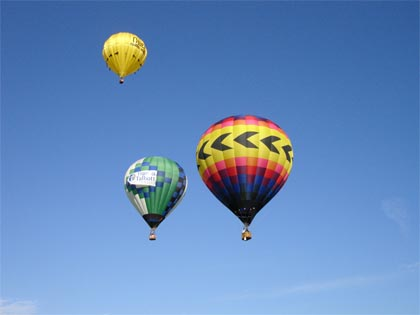
#> input picture data/sample-1.jpg, 420 x 315 px, found by its file name
$ python skeleton.py   (older library calls are emulated)
#> lines starting #> are read from the running program, lines starting #| are printed output that depends on the picture
### eagle/core.py
import logging
from scipy import misc
from scipy import ndimage
from skimage import exposure

import pylab

import matplotlib.pyplot as plt
import matplotlib
matplotlib.use("gtk")

_logger = logging.getLogger(__name__)


class ImageConverter:
    def __init__(self, img):
#> called with img = 'data/sample-1.jpg'
        self.name = img
        self.image = misc.imread(img, mode="RGB")
#> self.image is the input picture: shape (315, 420, 3); mean R, G, B 101.2, 138.5, 188.8
        self.gray_image = misc.imread(img, mode="L")
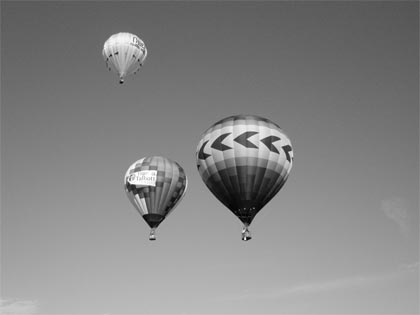
#> self.gray_image: shape (315, 420); min 0, max 255, mean 133

    def to_ndarray(self):
        _logger.info("nd array shape  = {}".format(self.image.shape))
        return self.image

    def to_gray(self):
        _logger.info("nd array shape  = {}".format(self.gray_image.shape))
        misc.imsave('data/sample1-gray.jpg', self.gray_image)
        return self.gray_image

    def to_gray_blur(self):
        _logger.info("Blurring gray image")
        im = ndimage.gaussian_filter(self.gray_image, sigma=3)
        misc.imsave('data/sample1-gray-blur.jpg', im)

    def to_blur(self):
        _logger.info("Blurring image")
        im = ndimage.gaussian_filter(self.image, sigma=1.2)
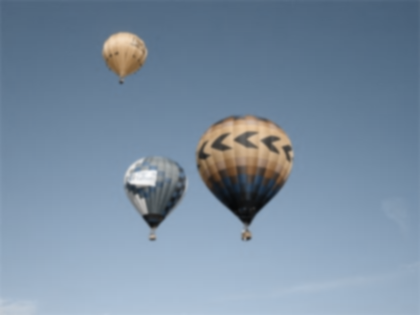
#> im: shape (315, 420, 3); mean R, G, B 121.6, 141.4, 161.3
#> in to_gray_blur, `im = ndimage.gaussian_filter(self.gray_image, sigma=3)`:
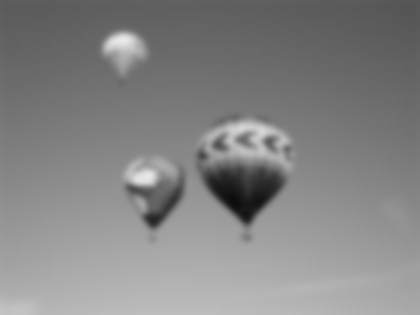
#> im: shape (315, 420); min 12, max 233, mean 132
        misc.imsave('data/sample1-blur.jpg', im)

    def to_sharpen(self):
        blurred_f = ndimage.gaussian_filter(self.image, 0.5)
        filter_blurred_f = ndimage.gaussian_filter(self.image, 0.1)
        alpha = 3
        sharpened = blurred_f + alpha * (blurred_f - filter_blurred_f)
        misc.imsave('data/sample1-sharp.jpg', sharpened)

    def to_exposure(self):
        gamma_corrected = exposure.adjust_gamma(self.image, 2)
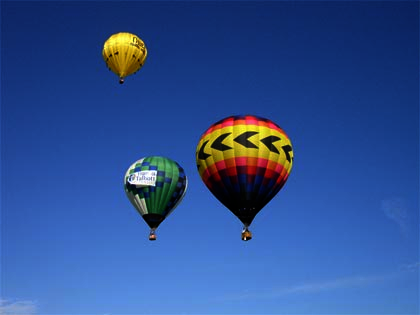
#> gamma_corrected: shape (315, 420, 3); mean R, G, B 46.1, 80.2, 147.3
        misc.imsave('data/sample1-brightness.jpg', gamma_corrected)

    def to_contrast(self):
        contrast = exposure.adjust_sigmoid(self.image, 0.6)
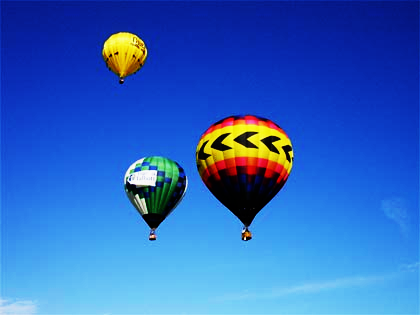
#> contrast: shape (315, 420, 3); mean R, G, B 45.6, 101.5, 193.2
        misc.imsave('data/sample1-contrast.jpg', contrast)

### eagle/skeleton.py
#!/usr/bin/env python
# -*- coding: utf-8 -*-
"""
This is a skeleton file that can serve as a starting point for a Python
console script. To run this script uncomment the following line in the
entry_points section in setup.cfg:

    console_scripts =
     fibonacci = eagle.skeleton:run

Then run `python setup.py install` which will install the command `fibonacci`
inside your current environment.
Besides console scripts, the header (i.e. until _logger...) of this file can
also be used as template for Python modules.

Note: This skeleton file can be safely removed if not needed!
"""
from __future__ import division, print_function, absolute_import

import argparse
import sys
import logging

from eagle import __version__
from eagle.core import ImageConverter

__author__ = "Arnab Dutta"
__copyright__ = "Arnab Dutta"
__license__ = "none"

_logger = logging.getLogger(__name__)


def fib(n):
    """Fibonacci example function

    Args:
      n (int): integer

    Returns:
      int: n-th Fibonacci number
    """
    assert n > 0
    a, b = 1, 1
    for i in range(n-1):
        a, b = b, a+b
    return a


def parse_args(args):
    """Parse command line parameters

    Args:
      args ([str]): command line parameters as list of strings

    Returns:
      :obj:`argparse.Namespace`: command line parameters namespace
    """
    parser = argparse.ArgumentParser(
        description="Just a Fibonnaci demonstration")
    parser.add_argument(
        '--version',
        action='version',
        version='Eagle {ver}'.format(ver=__version__))
    parser.add_argument(
        '-v',
        '--verbose',
        dest="loglevel",
        help="set loglevel to INFO",
        action='store_const',
        const=logging.INFO)
    parser.add_argument(
        '-vv',
        '--very-verbose',
        dest="loglevel",
        help="set loglevel to DEBUG",
        action='store_const',
        const=logging.DEBUG)
    return parser.parse_args(args)


def setup_logging(loglevel):
    """Setup basic logging

    Args:
      loglevel (int): minimum loglevel for emitting messages
    """
    logformat = "[%(asctime)s] %(levelname)s:%(name)s:%(message)s"
    logging.basicConfig(level=loglevel, stream=sys.stdout,
                        format=logformat, datefmt="%Y-%m-%d %H:%M:%S")


def main(args):
    """Main entry point allowing external calls

    Args:
      args ([str]): command line parameter list
    """
    args = parse_args(args)
    setup_logging(args.loglevel)
    _logger.debug("Starting crazy calculations...")

    convert = ImageConverter(img="data/sample-1.jpg")
    convert.to_ndarray()
    convert.to_gray()
    convert.to_blur()
    convert.to_gray_blur()
    convert.to_sharpen()
    convert.to_exposure()
    convert.to_contrast()

    _logger.info("Script ends here")


def run():
    """Entry point for console_scripts
    """
    main(sys.argv[1:])


if __name__ == "__main__":
    run()
